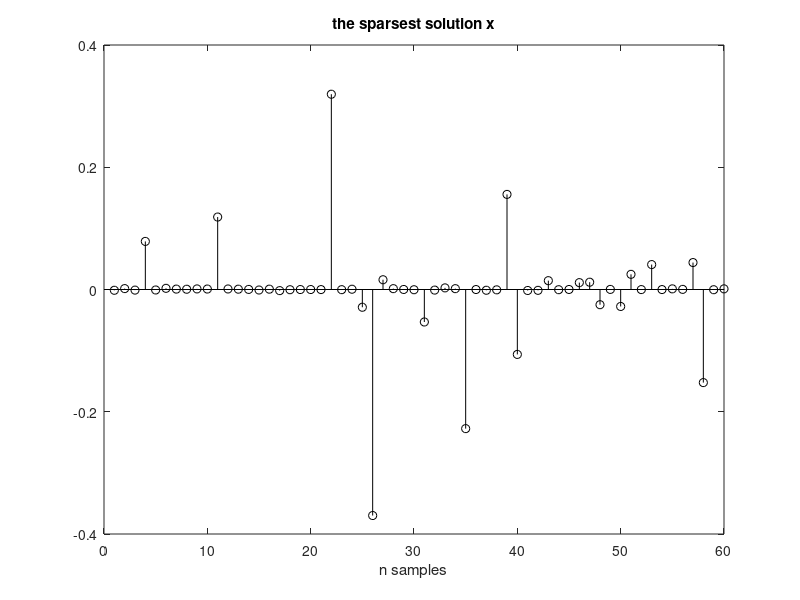
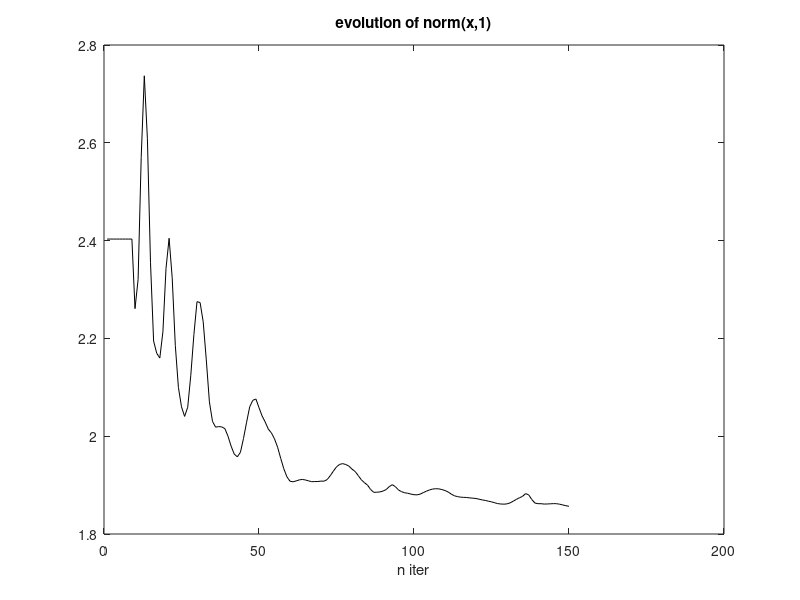

Write MATLAB code to recreate these figures, in order.
% Example of ADMM for Basis Pursuit 

n=60; m=20;
A=randn(m,n); 
b=rand(m,1); 

% ADMM algorithm for finding sparsest solution
niter=150;
x=zeros(n,1); z=zeros(n,1); u=zeros(n,1);
rob=zeros(niter,1);
alpha=1.0; mu=1.0;

uA=inv(A*A');
aux1=eye(n)-(A'*uA*A);
aux2=A'*uA*b;
for nn=1:niter,
   % x update
   x=(aux1*(z-u))+aux2;
   % z update
   zo=z;
   xe=(alpha*x)+((1-alpha)*zo);
   aux=xe+u; imu=1/mu;
   z=max(0,aux-imu)-max(0,-aux-imu); %shrinkage
   % u update
   u=u+(xe-z);
   % recording
   rob(nn)=norm(x,1);      
end   

% display

figure(1)
stem(x,'k');
title('the sparsest solution x');
xlabel('n samples');

figure(2)
plot(rob,'k');
title('evolution of norm(x,1)');
xlabel('n iter');
